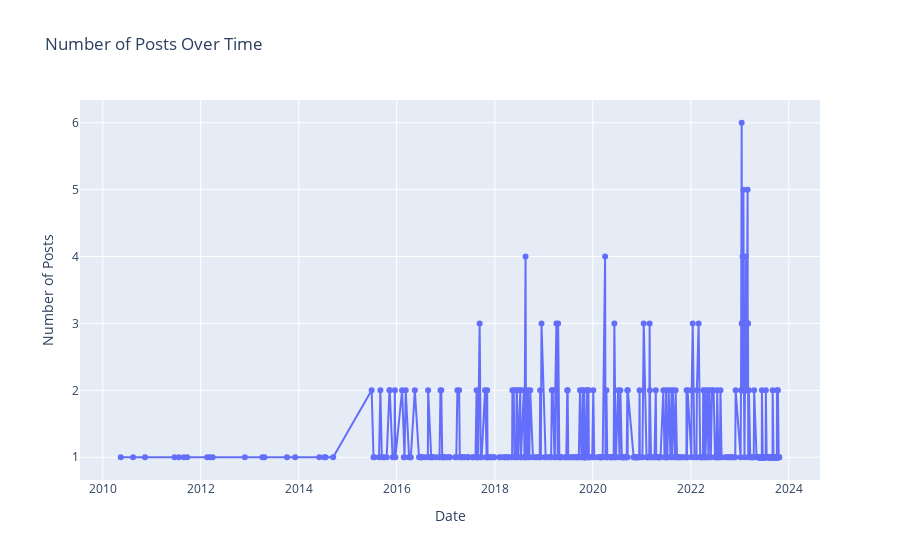

Notebook source saved alongside this figure:
### Code cell
# Count number of posts per day
daily_posts = df.groupby('date').size().reset_index(name='post_count')
fig = px.line(
    daily_posts,
    x='date',
    y='post_count',
    title='Number of Posts Over Time',
    labels={'post_count': 'Number of Posts', 'date': 'Date'},
    markers=True
)
fig.update_layout(xaxis_title='Date', yaxis_title='Number of Posts')
fig.show()

### Figure 1 — Plotly figure (JSON) as saved in the notebook; plotly's stock layout.template omitted (floating-point values rounded to 4 significant figures; data arrays with more than 128 entries replaced by an {"elided": "..."} marker saying what was removed)
{"data": [{"hovertemplate": "Date=%{x}<br>Number of Posts=%{y}<extra></extra>", "legendgroup": "", "line": {"color": "#636efa", "dash": "solid"}, "marker": {"symbol": "circle"}, "mode": "markers+lines", "name": "", "orientation": "v", "showlegend": false, "type": "scatter", "x": {"elided": "533 str values"}, "xaxis": "x", "y": {"elided": "533 int values"}, "yaxis": "y"}], "layout": {"legend": {"tracegroupgap": 0}, "title": {"text": "Number of Posts Over Time"}, "xaxis": {"anchor": "y", "domain": [0, 1], "title": {"text": "Date"}}, "yaxis": {"anchor": "x", "domain": [0, 1], "title": {"text": "Number of Posts"}}}}
